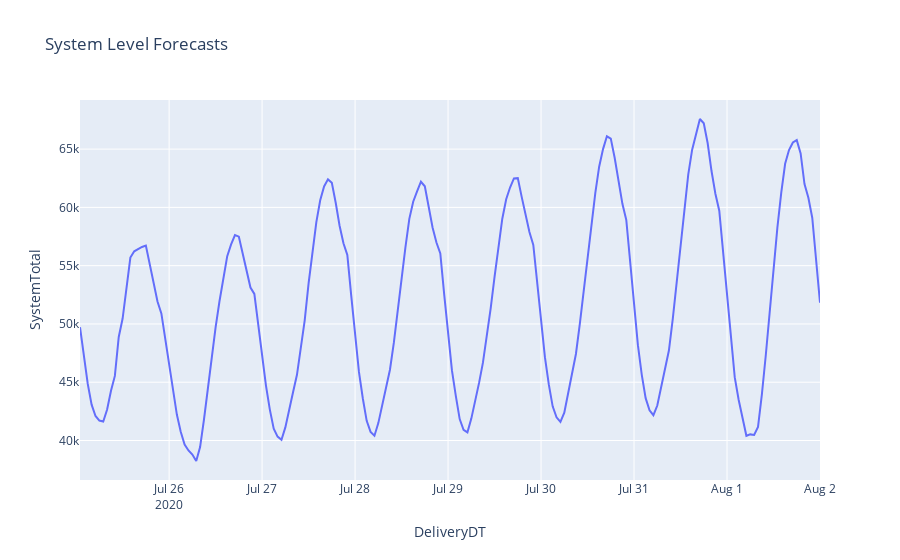

Notebook code cell kept with this figure:
### Code cell
fig = px.line(load_fcst, x="DeliveryDT", y="SystemTotal", title='System Level Forecasts')
fig.show()

### Figure 1 — Plotly figure (JSON) as saved in the notebook; plotly's stock layout.template omitted (floating-point values rounded to 4 significant figures; data arrays with more than 128 entries replaced by an {"elided": "..."} marker saying what was removed)
{"data": [{"hovertemplate": "DeliveryDT=%{x}<br>SystemTotal=%{y}<extra></extra>", "legendgroup": "", "line": {"color": "#636efa", "dash": "solid"}, "mode": "lines", "name": "", "showlegend": false, "type": "scatter", "x": {"elided": "192 str values"}, "xaxis": "x", "y": {"elided": "192 float values"}, "yaxis": "y"}], "layout": {"legend": {"tracegroupgap": 0}, "title": {"text": "System Level Forecasts"}, "xaxis": {"anchor": "y", "domain": [0, 1], "title": {"text": "DeliveryDT"}}, "yaxis": {"anchor": "x", "domain": [0, 1], "title": {"text": "SystemTotal"}}}}
